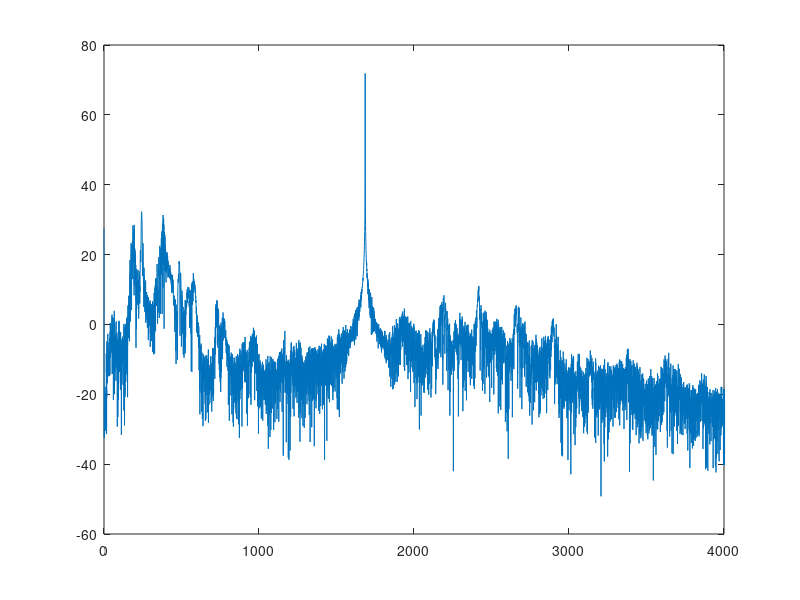

Source code (MATLAB): (Note: this script raises an error after producing the figure.)
load('nspeech.mat');
N = length(nspeech);
f = (0:fs/N:fs-1/N);
t = (0:N-1)/fs;
%soundsc(nspeech, fs);
X=fft(nspeech);
plot(f, mag2db(abs(X)));
xlim([0 4000])

f_print(12,8,"fft de señal nspeech", 10,'Serif',"Frecuencia (Hz)", "Magnitud (dB)","parte1_III_1_1",1);

w = 2*pi*f;
fnotch = 1685.02;
theta = 2*pi*fnotch/fs;
H =  1-2*cos(theta)*exp(-j*w/fs)+exp(-2*j*w/fs);
plot(f, mag2db(abs(H)));
xlim([0 4000])
f_print(12,8,"Respuesta en frecuencia filtro", 10,'Serif',"Frecuencia (Hz)", "Magnitud (dB)","parte1_III_1_2",1);


%%
figure;
hold on
plot(f, mag2db(abs(X)));
plot(f, mag2db(abs(X.*H)));
hold off
legend("Señal original", "Señal filtrada")
f_print(20,8,"Magnitud del espectro de las señales", 10,'Serif',"Frecuencia (Hz)", "Magnitud (dB)","parte1_III_1_3",1);


%pause(N/fs);
%%
sonido = ifft(X.*H,"symmetric");
soundsc(real(sonido), fs);

figure;
hold on
plot(t,nspeech)
plot(t,(sonido))
hold off
xlim([0 t(end)])
legend("Señal original", "Señal filtrada")
f_print(20,8,"Inversa luego del filtro", 10,'Serif',"Tiempo (s)", "Magnitud","parte1_III_1_4",1);

